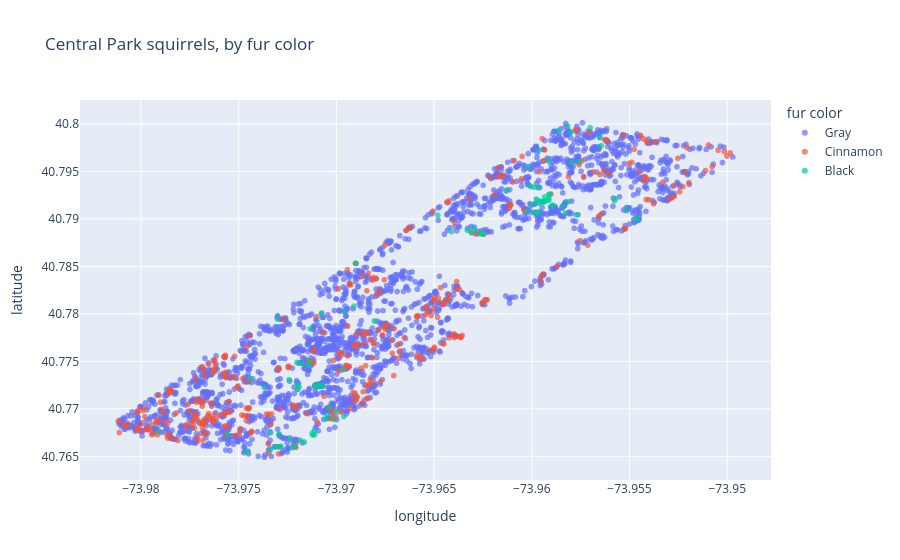

Notebook cell for this chart:
### Markdown cell above
## A map of squirrels

Each squirrel has an `x` (longitude) and `y` (latitude). Plot them and the points
trace out **Central Park**. Color by fur color.

**Hover** over a point to see its details. **Drag** to zoom into a corner.

### Code cell
fur = df.dropna(subset=["primary_fur_color"])

fig = px.scatter(
    fur, x="x", y="y", color="primary_fur_color",
    hover_data=["unique_squirrel_id", "shift"],
    labels={"x": "longitude", "y": "latitude", "primary_fur_color": "fur color"},
    title="Central Park squirrels, by fur color",
)
fig.update_traces(marker=dict(size=6, opacity=0.7))
fig

### Figure 1 — Plotly figure (JSON) as saved in the notebook; plotly's stock layout.template omitted (floating-point values rounded to 4 significant figures; data arrays with more than 128 entries replaced by an {"elided": "..."} marker saying what was removed)
{"data": [{"customdata": {"elided": "2473x2 str values"}, "hovertemplate": "fur color=Gray<br>longitude=%{x}<br>latitude=%{y}<br>unique_squirrel_id=%{customdata[0]}<br>shift=%{customdata[1]}<extra></extra>", "legendgroup": "Gray", "marker": {"color": "#636efa", "opacity": 0.7, "size": 6, "symbol": "circle"}, "mode": "markers", "name": "Gray", "showlegend": true, "type": "scattergl", "x": {"elided": "2473 float values"}, "xaxis": "x", "y": {"elided": "2473 float values"}, "yaxis": "y"}, {"customdata": {"elided": "392x2 str values"}, "hovertemplate": "fur color=Cinnamon<br>longitude=%{x}<br>latitude=%{y}<br>unique_squirrel_id=%{customdata[0]}<br>shift=%{customdata[1]}<extra></extra>", "legendgroup": "Cinnamon", "marker": {"color": "#EF553B", "opacity": 0.7, "size": 6, "symbol": "circle"}, "mode": "markers", "name": "Cinnamon", "showlegend": true, "type": "scattergl", "x": {"elided": "392 float values"}, "xaxis": "x", "y": {"elided": "392 float values"}, "yaxis": "y"}, {"customdata": {"elided": "103x2 str values"}, "hovertemplate": "fur color=Black<br>longitude=%{x}<br>latitude=%{y}<br>unique_squirrel_id=%{customdata[0]}<br>shift=%{customdata[1]}<extra></extra>", "legendgroup": "Black", "marker": {"color": "#00cc96", "opacity": 0.7, "size": 6, "symbol": "circle"}, "mode": "markers", "name": "Black", "showlegend": true, "type": "scattergl", "x": [-73.96, -73.97, -73.97, -73.96, -73.97, -73.97, -73.97, -73.96, -73.96, -73.96, -73.96, -73.96, -73.98, -73.97, -73.96, -73.97, -73.96, -73.97, -73.95, -73.96, -73.96, -73.96, -73.97, -73.97, -73.97, -73.97, -73.96, -73.96, -73.96, -73.96, -73.96, -73.96, -73.96, -73.96, -73.97, -73.96, -73.97, -73.97, -73.96, -73.96, -73.97, -73.97, -73.96, -73.96, -73.97, -73.97, -73.97, -73.96, -73.96, -73.96, -73.96, -73.95, -73.96, -73.97, -73.97, -73.96, -73.96, -73.96, -73.97, -73.97, -73.96, -73.97, -73.96, -73.97, -73.96, -73.96, -73.97, -73.97, -73.96, -73.96, -73.97, -73.97, -73.97, -73.97, -73.97, -73.97, -73.97, -73.97, -73.96, -73.97, -73.97, -73.96, -73.98, -73.96, -73.97, -73.97, -73.96, -73.97, -73.97, -73.97, -73.96, -73.96, -73.96, -73.97, -73.96, -73.96, -73.96, -73.97, -73.96, -73.96, -73.96, -73.97, -73.97], "xaxis": "x", "y": [40.8, 40.78, 40.77, 40.8, 40.77, 40.78, 40.77, 40.79, 40.79, 40.79, 40.79, 40.79, 40.77, 40.77, 40.8, 40.77, 40.8, 40.78, 40.79, 40.79, 40.79, 40.79, 40.77, 40.78, 40.77, 40.77, 40.8, 40.8, 40.79, 40.79, 40.79, 40.79, 40.79, 40.79, 40.77, 40.79, 40.77, 40.78, 40.79, 40.79, 40.77, 40.77, 40.79, 40.79, 40.77, 40.77, 40.77, 40.8, 40.79, 40.79, 40.79, 40.79, 40.79, 40.79, 40.77, 40.79, 40.79, 40.8, 40.77, 40.78, 40.79, 40.77, 40.79, 40.77, 40.79, 40.79, 40.77, 40.77, 40.79, 40.79, 40.77, 40.77, 40.78, 40.77, 40.77, 40.77, 40.77, 40.77, 40.79, 40.77, 40.77, 40.79, 40.77, 40.79, 40.77, 40.77, 40.79, 40.77, 40.77, 40.77, 40.79, 40.79, 40.79, 40.77, 40.79, 40.79, 40.8, 40.77, 40.8, 40.8, 40.79, 40.77, 40.77], "yaxis": "y"}], "layout": {"legend": {"title": {"text": "fur color"}, "tracegroupgap": 0}, "title": {"text": "Central Park squirrels, by fur color"}, "xaxis": {"anchor": "y", "domain": [0.0, 1.0], "title": {"text": "longitude"}}, "yaxis": {"anchor": "x", "domain": [0.0, 1.0], "title": {"text": "latitude"}}}}
